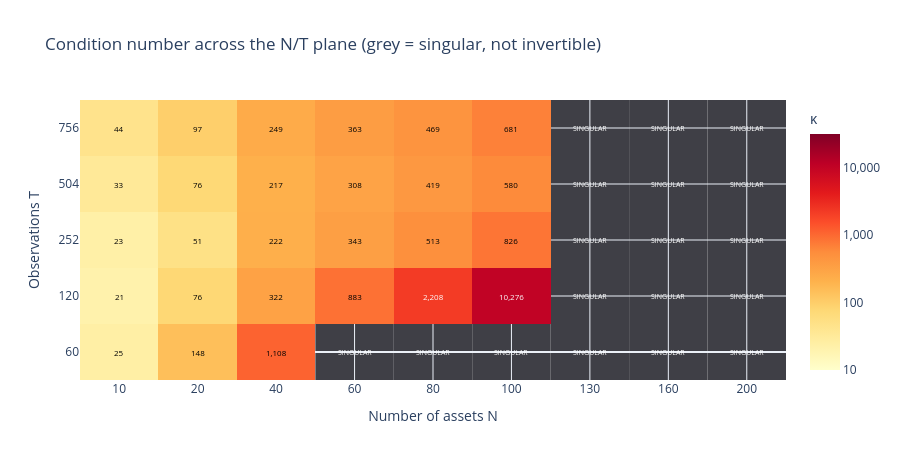

Write notebook code for a chart like this one.
### Markdown cell above
The constructed error reaches **220x** — about 82% of the theoretical ceiling — while a
random error of exactly the same magnitude manages 14x, and the intuitive "push along the
flattest eigenvector" guess manages only 3.5x. That is a **16-fold difference in damage
against random noise, and 62-fold against the naive guess**, from disturbances of identical
size.

The construction is worth understanding, because it tells you what your portfolio is actually
vulnerable to. Perturbing $\Sigma$ changes the solution by approximately

$$\Delta z \approx -\Sigma^{-1} E z$$

To do maximum damage, $E$ should take the current solution $z$ and map it onto whichever
direction $\Sigma^{-1}$ magnifies most — and that is $v_{\min}$, the flattest direction of the
ellipsoid. Hence $E \propto v_{\min} z^\top$, symmetrised.

Notice this is **not** simply "push along the smallest eigenvector" — that naive version
achieves only 3.5x, because it ignores where your current portfolio actually sits. The
dangerous error is the one that couples *your portfolio* to *the flat direction*.

Three practical consequences:

1. **κ is a worst case, not a forecast.** Reporting "κ = 267 so my weights could be 267x
   wrong" is alarmist. Typical errors do a fraction of that.
2. **But the worst case is nearly attainable**, and estimation errors are not random — they
   are correlated with market structure, which is exactly the structure $v_{\min}$ describes.
3. **This is why portfolios seem fine and then suddenly are not.** Stability is not a smooth
   function of how much data you have. It depends on whether this period's error happened to
   land in the flat direction.

---

# Module D — The cliff at T = N

So κ depends on the universe. What governs it?

Overwhelmingly: the ratio of observations to assets, $T/N$. A sample covariance matrix
estimated from $T$ observations of $N$ assets has rank at most $T-1$. So the moment $N$
exceeds $T$, the matrix is **singular** — not merely ill-conditioned but genuinely
non-invertible, with κ infinite.

Below that cliff there is a danger zone where the matrix is technically invertible and
practically useless. Explore it.

### Code cell
n_grid = [10, 20, 40, 60, 80, 100, 130, 160, 200]
t_grid = [60, 120, 252, 504, 756]

kappa    = np.full((len(t_grid), len(n_grid)), np.nan)
singular = np.zeros_like(kappa, dtype=bool)
computed = np.zeros_like(kappa, dtype=bool)

for i, T_ in enumerate(t_grid):
    for j, N_ in enumerate(n_grid):
        if N_ > MAX_N: continue
        computed[i, j] = True
        S_ = get_returns(build_universe(N_), T_).cov().values * TRADING_DAYS
        # Rank is the RELIABLE singularity test. Do not trust the sign of the
        # smallest eigenvalue: floating point can leave it tiny but positive,
        # which makes a singular matrix look merely ill-conditioned.
        singular[i, j] = np.linalg.matrix_rank(S_) < N_
        if not singular[i, j]:
            k_ = condition_number(S_)
            if np.isfinite(k_):
                kappa[i, j] = k_

z = np.log10(kappa)                 # NaN wherever singular
ZMIN, ZMAX = 1.0, 4.5               # kappa from 10 to ~32,000 — clip, don't autoscale

fig = go.Figure(go.Heatmap(
    z=z, x=list(range(len(n_grid))), y=list(range(len(t_grid))),
    colorscale="YlOrRd", zmin=ZMIN, zmax=ZMAX, hoverongaps=False,
    colorbar=dict(title="κ", tickvals=[1, 2, 3, 4],
                  ticktext=["10", "100", "1,000", "10,000"])))

shapes, ann = [], []
for i, T_ in enumerate(t_grid):
    for j, N_ in enumerate(n_grid):
        if not computed[i, j]: continue
        if singular[i, j]:
            shapes.append(dict(type="rect", x0=j-.5, x1=j+.5, y0=i-.5, y1=i+.5,
                               fillcolor="#3f3f46", line=dict(width=0), layer="below"))
            ann.append(dict(x=j, y=i, text="SINGULAR", showarrow=False,
                            font=dict(size=7, color="white")))
        else:
            ann.append(dict(x=j, y=i, text=f"{kappa[i,j]:,.0f}", showarrow=False,
                            font=dict(size=8,
                                      color="white" if z[i, j] > 3.2 else "black")))

fig.update_layout(
    title="Condition number across the N/T plane (grey = singular, not invertible)",
    template=AIRM_TEMPLATE, height=460, shapes=shapes, annotations=ann,
    xaxis=dict(title="Number of assets N", tickmode="array",
               tickvals=list(range(len(n_grid))), ticktext=[str(n) for n in n_grid]),
    yaxis=dict(title="Observations T", tickmode="array",
               tickvals=list(range(len(t_grid))), ticktext=[str(t) for t in t_grid]))
fig.show()

### Figure 1 — Plotly figure (JSON) as saved in the notebook; plotly's stock layout.template omitted (floating-point values rounded to 4 significant figures)
{"data": [{"colorbar": {"ticktext": ["10", "100", "1,000", "10,000"], "tickvals": [1, 2, 3, 4], "title": {"text": "κ"}}, "colorscale": [[0, "rgb(255,255,204)"], [0.125, "rgb(255,237,160)"], [0.25, "rgb(254,217,118)"], [0.375, "rgb(254,178,76)"], [0.5, "rgb(253,141,60)"], [0.625, "rgb(252,78,42)"], [0.75, "rgb(227,26,28)"], [0.875, "rgb(189,0,38)"], [1, "rgb(128,0,38)"]], "hoverongaps": false, "type": "heatmap", "x": [0, 1, 2, 3, 4, 5, 6, 7, 8], "y": [0, 1, 2, 3, 4], "z": [[1.393, 2.171, 3.044, NaN, NaN, NaN, NaN, NaN, NaN], [1.322, 1.884, 2.507, 2.946, 3.344, 4.012, NaN, NaN, NaN], [1.367, 1.709, 2.346, 2.536, 2.71, 2.917, NaN, NaN, NaN], [1.524, 1.879, 2.336, 2.489, 2.622, 2.763, NaN, NaN, NaN], [1.647, 1.989, 2.397, 2.56, 2.671, 2.833, NaN, NaN, NaN]], "zmax": 4.5, "zmin": 1}], "layout": {"annotations": [{"font": {"color": "black", "size": 8}, "showarrow": false, "text": "25", "x": 0, "y": 0}, {"font": {"color": "black", "size": 8}, "showarrow": false, "text": "148", "x": 1, "y": 0}, {"font": {"color": "black", "size": 8}, "showarrow": false, "text": "1,108", "x": 2, "y": 0}, {"font": {"color": "white", "size": 7}, "showarrow": false, "text": "SINGULAR", "x": 3, "y": 0}, {"font": {"color": "white", "size": 7}, "showarrow": false, "text": "SINGULAR", "x": 4, "y": 0}, {"font": {"color": "white", "size": 7}, "showarrow": false, "text": "SINGULAR", "x": 5, "y": 0}, {"font": {"color": "white", "size": 7}, "showarrow": false, "text": "SINGULAR", "x": 6, "y": 0}, {"font": {"color": "white", "size": 7}, "showarrow": false, "text": "SINGULAR", "x": 7, "y": 0}, {"font": {"color": "white", "size": 7}, "showarrow": false, "text": "SINGULAR", "x": 8, "y": 0}, {"font": {"color": "black", "size": 8}, "showarrow": false, "text": "21", "x": 0, "y": 1}, {"font": {"color": "black", "size": 8}, "showarrow": false, "text": "76", "x": 1, "y": 1}, {"font": {"color": "black", "size": 8}, "showarrow": false, "text": "322", "x": 2, "y": 1}, {"font": {"color": "black", "size": 8}, "showarrow": false, "text": "883", "x": 3, "y": 1}, {"font": {"color": "white", "size": 8}, "showarrow": false, "text": "2,208", "x": 4, "y": 1}, {"font": {"color": "white", "size": 8}, "showarrow": false, "text": "10,276", "x": 5, "y": 1}, {"font": {"color": "white", "size": 7}, "showarrow": false, "text": "SINGULAR", "x": 6, "y": 1}, {"font": {"color": "white", "size": 7}, "showarrow": false, "text": "SINGULAR", "x": 7, "y": 1}, {"font": {"color": "white", "size": 7}, "showarrow": false, "text": "SINGULAR", "x": 8, "y": 1}, {"font": {"color": "black", "size": 8}, "showarrow": false, "text": "23", "x": 0, "y": 2}, {"font": {"color": "black", "size": 8}, "showarrow": false, "text": "51", "x": 1, "y": 2}, {"font": {"color": "black", "size": 8}, "showarrow": false, "text": "222", "x": 2, "y": 2}, {"font": {"color": "black", "size": 8}, "showarrow": false, "text": "343", "x": 3, "y": 2}, {"font": {"color": "black", "size": 8}, "showarrow": false, "text": "513", "x": 4, "y": 2}, {"font": {"color": "black", "size": 8}, "showarrow": false, "text": "826", "x": 5, "y": 2}, {"font": {"color": "white", "size": 7}, "showarrow": false, "text": "SINGULAR", "x": 6, "y": 2}, {"font": {"color": "white", "size": 7}, "showarrow": false, "text": "SINGULAR", "x": 7, "y": 2}, {"font": {"color": "white", "size": 7}, "showarrow": false, "text": "SINGULAR", "x": 8, "y": 2}, {"font": {"color": "black", "size": 8}, "showarrow": false, "text": "33", "x": 0, "y": 3}, {"font": {"color": "black", "size": 8}, "showarrow": false, "text": "76", "x": 1, "y": 3}, {"font": {"color": "black", "size": 8}, "showarrow": false, "text": "217", "x": 2, "y": 3}, {"font": {"color": "black", "size": 8}, "showarrow": false, "text": "308", "x": 3, "y": 3}, {"font": {"color": "black", "size": 8}, "showarrow": false, "text": "419", "x": 4, "y": 3}, {"font": {"color": "black", "size": 8}, "showarrow": false, "text": "580", "x": 5, "y": 3}, {"font": {"color": "white", "size": 7}, "showarrow": false, "text": "SINGULAR", "x": 6, "y": 3}, {"font": {"color": "white", "size": 7}, "showarrow": false, "text": "SINGULAR", "x": 7, "y": 3}, {"font": {"color": "white", "size": 7}, "showarrow": false, "text": "SINGULAR", "x": 8, "y": 3}, {"font": {"color": "black", "size": 8}, "showarrow": false, "text": "44", "x": 0, "y": 4}, {"font": {"color": "black", "size": 8}, "showarrow": false, "text": "97", "x": 1, "y": 4}, {"font": {"color": "black", "size": 8}, "showarrow": false, "text": "249", "x": 2, "y": 4}, {"font": {"color": "black", "size": 8}, "showarrow": false, "text": "363", "x": 3, "y": 4}, {"font": {"color": "black", "size": 8}, "showarrow": false, "text": "469", "x": 4, "y": 4}, {"font": {"color": "black", "size": 8}, "showarrow": false, "text": "681", "x": 5, "y": 4}, {"font": {"color": "white", "size": 7}, "showarrow": false, "text": "SINGULAR", "x": 6, "y": 4}, {"font": {"color": "white", "size": 7}, "showarrow": false, "text": "SINGULAR", "x": 7, "y": 4}, {"font": {"color": "white", "size": 7}, "showarrow": false, "text": "SINGULAR", "x": 8, "y": 4}], "height": 460, "shapes": [{"fillcolor": "#3f3f46", "layer": "below", "line": {"width": 0}, "type": "rect", "x0": 2.5, "x1": 3.5, "y0": -0.5, "y1": 0.5}, {"fillcolor": "#3f3f46", "layer": "below", "line": {"width": 0}, "type": "rect", "x0": 3.5, "x1": 4.5, "y0": -0.5, "y1": 0.5}, {"fillcolor": "#3f3f46", "layer": "below", "line": {"width": 0}, "type": "rect", "x0": 4.5, "x1": 5.5, "y0": -0.5, "y1": 0.5}, {"fillcolor": "#3f3f46", "layer": "below", "line": {"width": 0}, "type": "rect", "x0": 5.5, "x1": 6.5, "y0": -0.5, "y1": 0.5}, {"fillcolor": "#3f3f46", "layer": "below", "line": {"width": 0}, "type": "rect", "x0": 6.5, "x1": 7.5, "y0": -0.5, "y1": 0.5}, {"fillcolor": "#3f3f46", "layer": "below", "line": {"width": 0}, "type": "rect", "x0": 7.5, "x1": 8.5, "y0": -0.5, "y1": 0.5}, {"fillcolor": "#3f3f46", "layer": "below", "line": {"width": 0}, "type": "rect", "x0": 5.5, "x1": 6.5, "y0": 0.5, "y1": 1.5}, {"fillcolor": "#3f3f46", "layer": "below", "line": {"width": 0}, "type": "rect", "x0": 6.5, "x1": 7.5, "y0": 0.5, "y1": 1.5}, {"fillcolor": "#3f3f46", "layer": "below", "line": {"width": 0}, "type": "rect", "x0": 7.5, "x1": 8.5, "y0": 0.5, "y1": 1.5}, {"fillcolor": "#3f3f46", "layer": "below", "line": {"width": 0}, "type": "rect", "x0": 5.5, "x1": 6.5, "y0": 1.5, "y1": 2.5}, {"fillcolor": "#3f3f46", "layer": "below", "line": {"width": 0}, "type": "rect", "x0": 6.5, "x1": 7.5, "y0": 1.5, "y1": 2.5}, {"fillcolor": "#3f3f46", "layer": "below", "line": {"width": 0}, "type": "rect", "x0": 7.5, "x1": 8.5, "y0": 1.5, "y1": 2.5}, {"fillcolor": "#3f3f46", "layer": "below", "line": {"width": 0}, "type": "rect", "x0": 5.5, "x1": 6.5, "y0": 2.5, "y1": 3.5}, {"fillcolor": "#3f3f46", "layer": "below", "line": {"width": 0}, "type": "rect", "x0": 6.5, "x1": 7.5, "y0": 2.5, "y1": 3.5}, {"fillcolor": "#3f3f46", "layer": "below", "line": {"width": 0}, "type": "rect", "x0": 7.5, "x1": 8.5, "y0": 2.5, "y1": 3.5}, {"fillcolor": "#3f3f46", "layer": "below", "line": {"width": 0}, "type": "rect", "x0": 5.5, "x1": 6.5, "y0": 3.5, "y1": 4.5}, {"fillcolor": "#3f3f46", "layer": "below", "line": {"width": 0}, "type": "rect", "x0": 6.5, "x1": 7.5, "y0": 3.5, "y1": 4.5}, {"fillcolor": "#3f3f46", "layer": "below", "line": {"width": 0}, "type": "rect", "x0": 7.5, "x1": 8.5, "y0": 3.5, "y1": 4.5}], "title": {"text": "Condition number across the N/T plane (grey = singular, not invertible)"}, "xaxis": {"tickmode": "array", "ticktext": ["10", "20", "40", "60", "80", "100", "130", "160", "200"], "tickvals": [0, 1, 2, 3, 4, 5, 6, 7, 8], "title": {"text": "Number of assets N"}}, "yaxis": {"tickmode": "array", "ticktext": ["60", "120", "252", "504", "756"], "tickvals": [0, 1, 2, 3, 4], "title": {"text": "Observations T"}}}}
